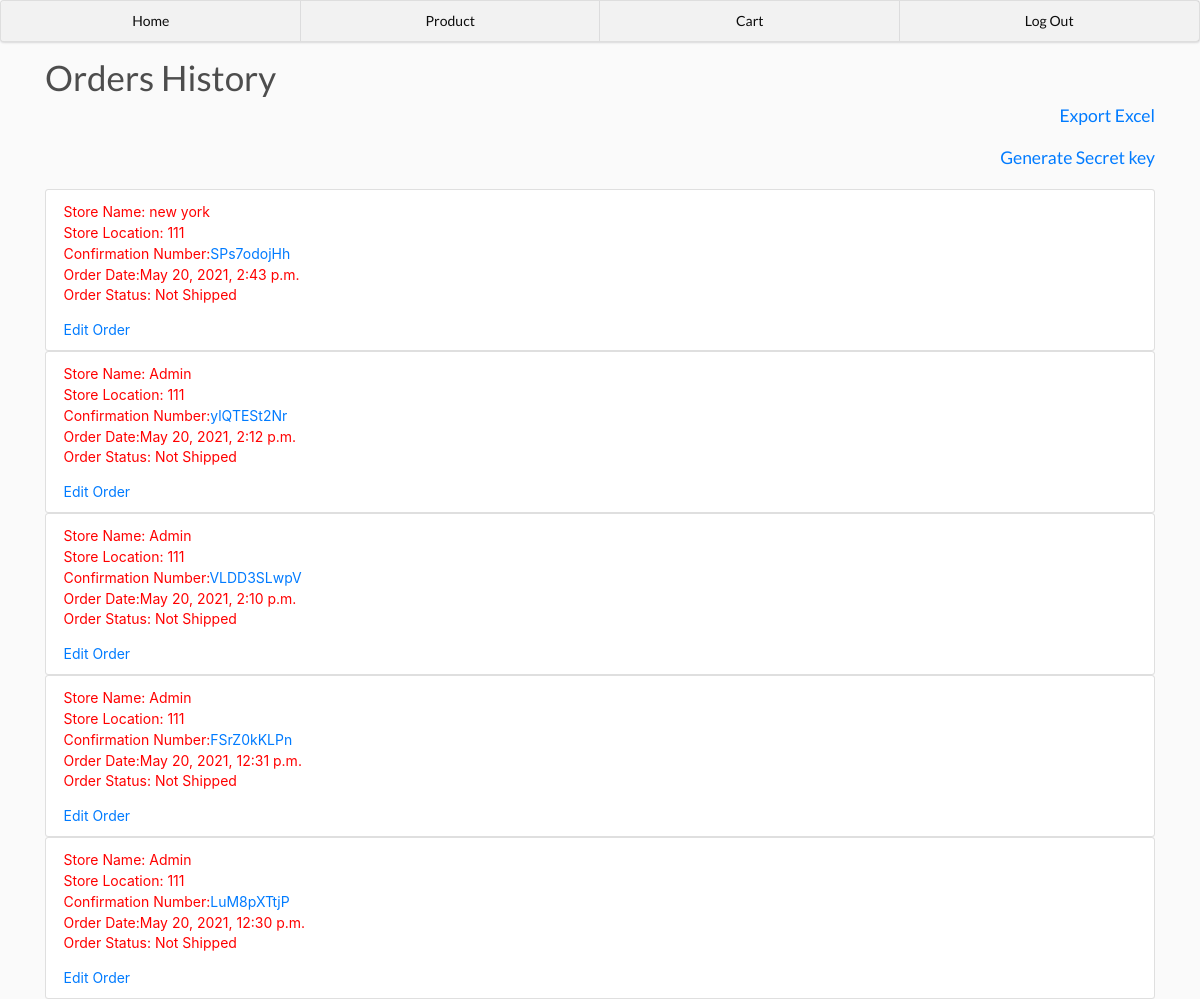
Page /home/ (signed in) on the committed database.
### main/models.py (models this page shows, shortened)
class Order(models.Model):
	id = models.AutoField(primary_key=True)
	user = models.ForeignKey(User, null=True, blank=True, on_delete = models.SET_NULL)
	email = models.EmailField(null=True, blank=True)
	date = models.DateTimeField(default=timezone.now)
	checkout = models.BooleanField(default=False)
	confirm = models.BooleanField(default=False)
	confirmation_number = models.CharField(max_length=30, blank=True, null=True)
	comment = models.CharField(max_length=300, blank=True, null=True)
	tracking_number = models.CharField(max_length=100, blank=True, null=True)

class User(AbstractUser):
	id = models.AutoField(primary_key=True)
	store_name = models.CharField(max_length=100)
	store_location = models.PositiveSmallIntegerField()
	allow_edit = models.BooleanField(default=False)

### main/views.py (the view)
# urls.py: 2. Add a URL to urlpatterns:  path('', views.home, name='home')
@login_required(login_url='logins')
def home(request):
	if request.user.allow_edit:
		orders = Order.objects.filter(checkout=True).order_by('-date')
	else:
		orders = Order.objects.filter(user=request.user, checkout=True).order_by('-date')
	context = {'orders': orders}
	return render(request, 'main/home.html', context)

### main/templates/main/home.html
{% extends 'main/base.html' %}
{% load static %}
{% block content %}
	<h1>Orders History</h1>
	{% if request.user.is_superuser %}
		<h5 style="float: right"><a href="{% url 'exportExcel' %}">Export Excel</a></h5>
		<br>
		<br>
		<h5 style="float: right"><a href="{% url 'generate' %}">Generate Secret key</a></h5>
	{% endif %}
	<br>
	<br>
	{% for order in orders %}
		<ul class="list-group">
			<li class="list-group-item">
				{% if order.confirm %}
					<div style="color: green">
				{% else %}
					<div style="color: red">
				{% endif %}
					Store Name: {{order.user.store_name}}
					<br>
					Store Location: {{order.user.store_location}}
					<br>
					Confirmation Number:<a href="{% url 'viewOrder' confirmation_number=order.confirmation_number %}">{{order.confirmation_number}}</a>
					<br>
					Order Date:{{order.date}}
					<br>
					{% if order.confirm %}
						<p>Order Status: Shipped</p>
						<p>Tracking Number: {{order.tracking_number}}</p>
					{% elif not order.confirm %}
						<p>Order Status: Not Shipped</p>
					{% endif %}
					{% if request.user.allow_edit %}
						<a href="{% url 'editOrder' confirmation_number=order.confirmation_number %}">Edit Order</a>
					{% endif %}
				</div>
			</li>
		</ul>
	{% endfor %}
{% endblock content %}

### static/style.css (style rules this page uses)
body { background-color: hsl(0, 0%, 98%); }
h1,h2,h3,h4,h5,h6 { color:hsl(0, 0%, 30%); }

### rows in the picture
Order: user.store_name "new york", user.store_location "111", confirmation_number "SPs7odojHh", date "May 20, 2021, 2:43 p.m.", confirm "Order Status: Not Shipped"
Order: user.store_name "Admin", user.store_location "111", confirmation_number "ylQTESt2Nr", date "May 20, 2021, 2:12 p.m.", confirm "Order Status: Not Shipped"
Order: user.store_name "Admin", user.store_location "111", confirmation_number "VLDD3SLwpV", date "May 20, 2021, 2:10 p.m.", confirm "Order Status: Not Shipped"
Order: user.store_name "Admin", user.store_location "111", confirmation_number "FSrZ0kKLPn", date "May 20, 2021, 12:31 p.m.", confirm "Order Status: Not Shipped"
Order: user.store_name "Admin", user.store_location "111", confirmation_number "LuM8pXTtjP", date "May 20, 2021, 12:30 p.m.", confirm "Order Status: Not Shipped"
